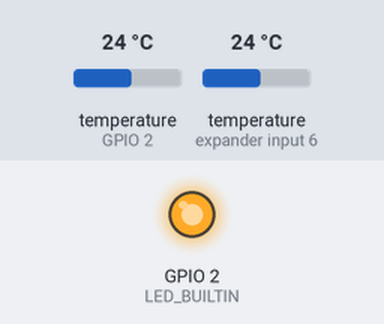
Bench run of a sketch on a simulated ESP8266 (NodeMCU). Parts: output pins drawn as LEDs (lit = HIGH, except the on-board LED, lit = LOW). The test bench sets the inputs (shaded band); at power-on: temperature (sensors on GPIO 2, expander input 6) 24 °C. WiFi joins after 1.5 s; servers stay silent unless stated; pins used as bus, display or sensor lines are not drawn; what the sketch prints to the serial monitor is not drawn.

Above: at 0.1 s.
At 1.6 s:
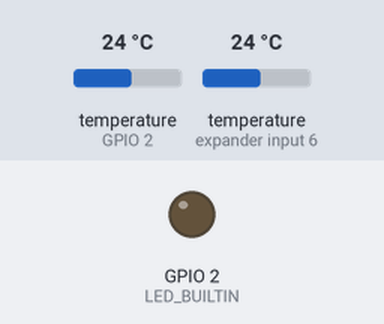
Timing chart, 0 to 3.1 s (numbered marks = the images above):
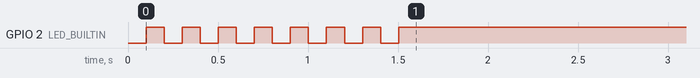

The sketch:

esp_code.ino
```cpp
// Include the libraries we need
#include <OneWire.h>
#include <DallasTemperature.h>
#include <ESP8266WiFi.h>

const char* ssid     = "ssid";
const char* password = "wifipassword";

// Data wire is plugged into port 2 on the ESP8266
#define ONE_WIRE_BUS 2 // GPIO pin 2
#define TEMPERATURE_PRECISION 9

// Setup a oneWire instance to communicate with any OneWire devices (not just Maxim/Dallas temperature ICs)
OneWire oneWire(ONE_WIRE_BUS);

// Pass our oneWire reference to Dallas Temperature.
DallasTemperature sensors(&oneWire);

// Arrays to hold device addresses. These will need to be changed depending on what addresses your sensors have.
byte insideThermometer[] = { 0x28, 0xFF, 0xC6, 0xB5, 0x70, 0x16, 0x05, 0x70 };
byte outsideThermometer[] = { 0x28, 0xFF, 0x81, 0x98, 0x74, 0x16, 0x04, 0xE5 };

void setup(void)
{
  // start serial port
  Serial.begin(9600);

  WiFi.mode(WIFI_STA);
  WiFi.begin(ssid, password);
  pinMode(LED_BUILTIN, OUTPUT);
  while (WiFi.status() != WL_CONNECTED) {
    digitalWrite(LED_BUILTIN, LOW);
    delay(100);
    digitalWrite(LED_BUILTIN, HIGH);
    delay(100);
  }

  // Start up the library
  sensors.begin();

  // set the resolution to 9 bit per device
  sensors.setResolution(insideThermometer, TEMPERATURE_PRECISION);
  sensors.setResolution(outsideThermometer, TEMPERATURE_PRECISION);
}

// function to print the temperature for a device
void printTemperature(DeviceAddress deviceAddress)
{
  float tempC = sensors.getTempC(deviceAddress);
  Serial.print("Temp C: ");
  Serial.print(tempC);
  Serial.print(" Temp F: ");
  Serial.print(DallasTemperature::toFahrenheit(tempC));
}


void loop(void)
{
  sensors.requestTemperatures();
  float insideTempC = sensors.getTempC(insideThermometer);
  float insideTempF = DallasTemperature::toFahrenheit(insideTempC);
  float outsideTempC = sensors.getTempC(outsideThermometer);
  float outsideTempF = DallasTemperature::toFahrenheit(outsideTempC);
  float deltaF = insideTempF - outsideTempF;
  float deltaC = insideTempC - outsideTempC;

  WiFiClient client;

  String PostData = "{\"insideTempC\": ";
  PostData += insideTempC;
  PostData += ",";
  PostData += "\"insideTempF\": ";
  PostData += insideTempF;
  PostData += ",";
  PostData += "\"outsideTempC\": ";
  PostData += outsideTempC;
  PostData += ",";
  PostData += "\"outsideTempF\": ";
  PostData += outsideTempF;
  PostData += ",";
  PostData += "\"deltaF\": ";
  PostData += deltaF;
  PostData += ",";
  PostData += "\"deltaC\": ";
  PostData += deltaC;
  PostData += "}";

  Serial.print(PostData);

  const uint16_t port = 8081; // Port Logstash is listening on
  const char* host = "192.168.1.18"; // IP address of Logstash server

  if (client.connect(host, port)) {
    digitalWrite(LED_BUILTIN, LOW); // This mixed with the lower HIGH will just flash the built in LED while uploading
    client.println("POST /posts HTTP/1.1");
    client.println("Host: 192.168.1.18");
    client.println("Cache-Control: no-cache");
    client.println("Content-Type: application/json");
    client.print("Content-Length: ");
    client.println(PostData.length());
    client.println();
    client.println(PostData);
    client.stop();
    digitalWrite(LED_BUILTIN, HIGH);
    }

  delay(60000); // Delay before taking next readin in milliseconds
}
```
